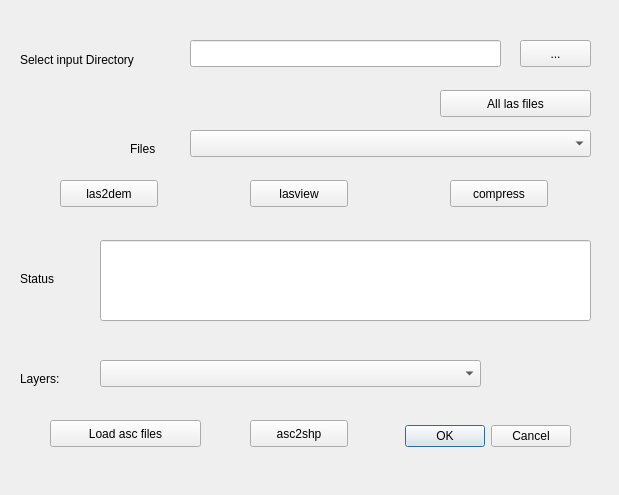
<?xml version="1.0" encoding="UTF-8"?>
<ui version="4.0">
 <class>LasCompDialogBase</class>
 <widget class="QDialog" name="LasCompDialogBase">
  <property name="geometry">
   <rect>
    <x>0</x>
    <y>0</y>
    <width>619</width>
    <height>495</height>
   </rect>
  </property>
  <property name="windowTitle">
   <string>abc</string>
  </property>
  <widget class="QDialogButtonBox" name="button_box">
   <property name="geometry">
    <rect>
     <x>390</x>
     <y>420</y>
     <width>181</width>
     <height>32</height>
    </rect>
   </property>
   <property name="orientation">
    <enum>Qt::Horizontal</enum>
   </property>
   <property name="standardButtons">
    <set>QDialogButtonBox::Cancel|QDialogButtonBox::Ok</set>
   </property>
  </widget>
  <widget class="QPushButton" name="compress">
   <property name="geometry">
    <rect>
     <x>450</x>
     <y>180</y>
     <width>98</width>
     <height>27</height>
    </rect>
   </property>
   <property name="text">
    <string>compress</string>
   </property>
  </widget>
  <widget class="QLabel" name="label">
   <property name="geometry">
    <rect>
     <x>20</x>
     <y>370</y>
     <width>51</width>
     <height>17</height>
    </rect>
   </property>
   <property name="text">
    <string>Layers:</string>
   </property>
  </widget>
  <widget class="QComboBox" name="comboBox">
   <property name="geometry">
    <rect>
     <x>100</x>
     <y>360</y>
     <width>381</width>
     <height>27</height>
    </rect>
   </property>
  </widget>
  <widget class="QLabel" name="label_2">
   <property name="geometry">
    <rect>
     <x>20</x>
     <y>50</y>
     <width>151</width>
     <height>20</height>
    </rect>
   </property>
   <property name="text">
    <string>Select input Directory</string>
   </property>
  </widget>
  <widget class="QLineEdit" name="lineEdit">
   <property name="geometry">
    <rect>
     <x>190</x>
     <y>40</y>
     <width>311</width>
     <height>27</height>
    </rect>
   </property>
  </widget>
  <widget class="QPushButton" name="pushButton">
   <property name="geometry">
    <rect>
     <x>520</x>
     <y>40</y>
     <width>71</width>
     <height>27</height>
    </rect>
   </property>
   <property name="text">
    <string>...</string>
   </property>
  </widget>
  <widget class="QLineEdit" name="outprint">
   <property name="geometry">
    <rect>
     <x>100</x>
     <y>240</y>
     <width>491</width>
     <height>81</height>
    </rect>
   </property>
  </widget>
  <widget class="QPushButton" name="lasview">
   <property name="geometry">
    <rect>
     <x>250</x>
     <y>180</y>
     <width>98</width>
     <height>27</height>
    </rect>
   </property>
   <property name="text">
    <string>lasview</string>
   </property>
  </widget>
  <widget class="QPushButton" name="las2dem">
   <property name="geometry">
    <rect>
     <x>60</x>
     <y>180</y>
     <width>98</width>
     <height>27</height>
    </rect>
   </property>
   <property name="text">
    <string>las2dem</string>
   </property>
  </widget>
  <widget class="QLabel" name="log">
   <property name="geometry">
    <rect>
     <x>20</x>
     <y>270</y>
     <width>66</width>
     <height>17</height>
    </rect>
   </property>
   <property name="text">
    <string>Status</string>
   </property>
  </widget>
  <widget class="QComboBox" name="listoffiles">
   <property name="geometry">
    <rect>
     <x>190</x>
     <y>130</y>
     <width>401</width>
     <height>27</height>
    </rect>
   </property>
  </widget>
  <widget class="QPushButton" name="lasall">
   <property name="geometry">
    <rect>
     <x>440</x>
     <y>90</y>
     <width>151</width>
     <height>27</height>
    </rect>
   </property>
   <property name="text">
    <string>All las files</string>
   </property>
  </widget>
  <widget class="QPushButton" name="ascall">
   <property name="geometry">
    <rect>
     <x>50</x>
     <y>420</y>
     <width>151</width>
     <height>27</height>
    </rect>
   </property>
   <property name="text">
    <string>Load asc files</string>
   </property>
  </widget>
  <widget class="QPushButton" name="asc2shp">
   <property name="geometry">
    <rect>
     <x>250</x>
     <y>420</y>
     <width>98</width>
     <height>27</height>
    </rect>
   </property>
   <property name="text">
    <string>asc2shp</string>
   </property>
  </widget>
  <widget class="QLabel" name="label_3">
   <property name="geometry">
    <rect>
     <x>130</x>
     <y>140</y>
     <width>41</width>
     <height>17</height>
    </rect>
   </property>
   <property name="text">
    <string>Files</string>
   </property>
  </widget>
 </widget>
 <resources/>
 <connections>
  <connection>
   <sender>button_box</sender>
   <signal>accepted()</signal>
   <receiver>LasCompDialogBase</receiver>
   <slot>accept()</slot>
   <hints>
    <hint type="sourcelabel">
     <x>20</x>
     <y>20</y>
    </hint>
    <hint type="destinationlabel">
     <x>20</x>
     <y>20</y>
    </hint>
   </hints>
  </connection>
  <connection>
   <sender>button_box</sender>
   <signal>rejected()</signal>
   <receiver>LasCompDialogBase</receiver>
   <slot>reject()</slot>
   <hints>
    <hint type="sourcelabel">
     <x>20</x>
     <y>20</y>
    </hint>
    <hint type="destinationlabel">
     <x>20</x>
     <y>20</y>
    </hint>
   </hints>
  </connection>
 </connections>
</ui>
